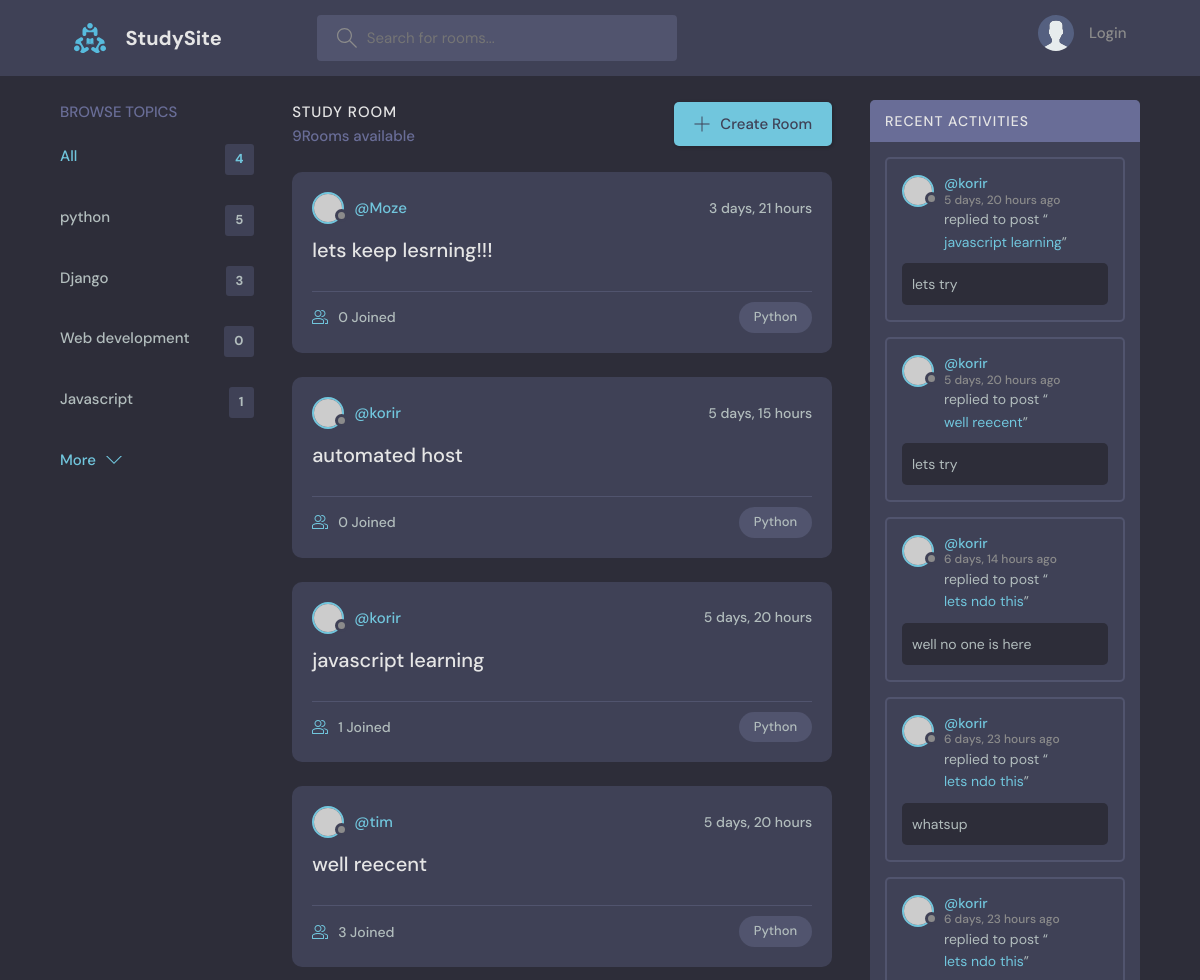
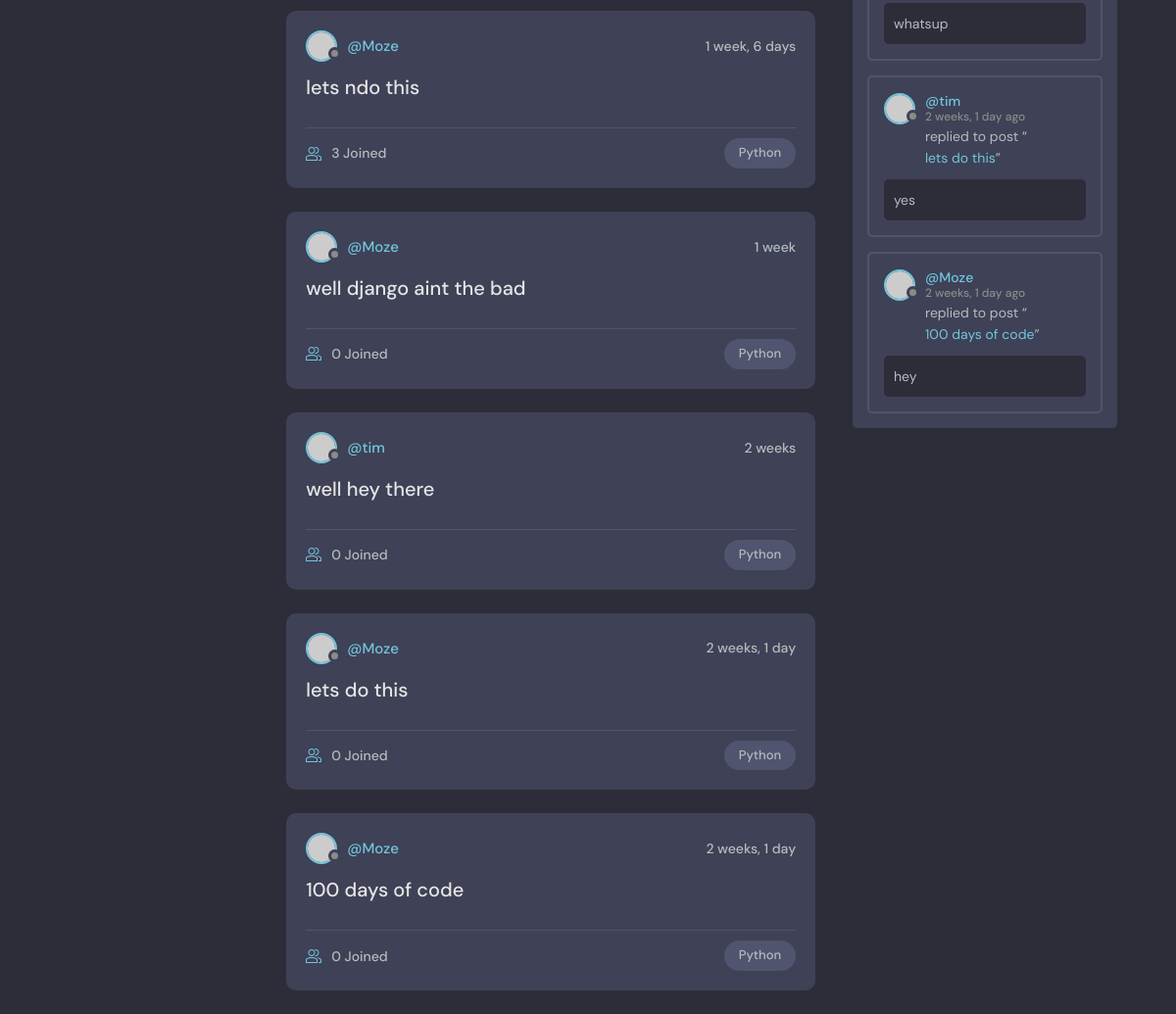
The page / on the database its author committed (2 pictures, top to bottom).
### base/models.py (models this page shows, shortened)
class Topic(models.Model):
    name = models.CharField(max_length=200)

class Room(models.Model):
    host =models.ForeignKey(User,on_delete=models.CASCADE)
    topic =models.ForeignKey(Topic,on_delete=models.SET_NULL,null=True)
    name = models.CharField(max_length=200)
    description = models.TextField(null=True,blank=True)
    participants = models.ManyToManyField(User,related_name='participants',blank=True)
    updated = models.DateTimeField(auto_now=True)
    created = models.DateTimeField(auto_now_add=True)
    class Meta:
        ordering = ['-updated','-created']
    def __str__(self):
        return self.name

class Message(models.Model):
    user = models.ForeignKey(User,on_delete=models.CASCADE)
    room = models.ForeignKey(Room, on_delete=models.CASCADE)
    body = models.TextField()
    updated = models.DateTimeField(auto_now=True)
    created = models.DateTimeField(auto_now_add=True)
    class Meta:
        ordering = ['-updated','-created']

### base/views.py (the view)
# urls.py: path('', views.home,name="home"),
def home(request):
    q = request.GET.get('q') if request.GET.get('q') !=None else ''
    rooms = Room.objects.filter(
        Q(topic__name__icontains=q)|
        Q(name__icontains=q)|
         Q(description__icontains=q)
        )
    topics = Topic.objects.all()
    room_count = rooms.count()
    room_messages = Message.objects.filter(Q(room__topic__name__icontains=q))
    context = {'rooms':rooms,'topics':topics,'room_count':room_count,'room_messages':room_messages}
    return render(request,'base/home.html',context)

### base/templates/base/home.html (shortened to what this page needs)
{% extends 'main.html' %}
{% block content %}
    <main class="layout layout--3">
      <div class="container">
        {% include 'base/topic_components.html' %}
        <div class="roomList">
          <div class="roomList__header">
            <div>
              <h2>Study Room</h2>
              <p>{{room_count }}Rooms available</p>
            </div>
            <a class="btn btn--main" href="{%url 'create-room' %}">
              <svg version="1.1" xmlns="http://www.w3.org/2000/svg" width="32" height="32" viewBox="0 0 32 32">
                <title>add</title>
                <path
                  d="M16.943 0.943h-1.885v14.115h-14.115v1.885h14.115v14.115h1.885v-14.115h14.115v-1.885h-14.115v-14.115z"
                ></path>
              </svg>
              Create Room
            </a>
          </div>
          {% include 'base/feed_component.html' %}
        </div>
        {% include 'base/activity_component.html' %}
      </div>
    </main>
    {% endblock %}

### base/templates/base/topic_components.html
<div class="topics">
    <div class="topics__header">
      <h2>Browse Topics</h2>
    </div>
    <ul class="topics__list">
      <li>
        <a href="{% url 'home' %}" class="active">All <span>{{topics.count}}</span></a>
      </li>
      {% for topic in topics %}
      <li>
        <a href="{% url 'home' %}?q={{topic.name}}">{{topic.name}} <span>{{topic.room_set.all.count}}</span></a>
      </li>
      {% endfor %}
    </ul>
    <a class="btn btn--link" href="topics.html">
      More
      <svg version="1.1" xmlns="http://www.w3.org/2000/svg" width="32" height="32" viewBox="0 0 32 32">
        <title>chevron-down</title>
        <path d="M16 21l-13-13h-3l16 16 16-16h-3l-13 13z"></path>
      </svg>
    </a>
  </div>

### base/templates/base/feed_component.html
{% for room in rooms%}
<div class="roomListRoom">
    <div class="roomListRoom__header">
      <a href="{% url 'user-profile' room.host.id %}" class="roomListRoom__author">
        <div class="avatar avatar--small">
          <img src="https://randomuser.me/api/portraits/women/11.jpg" />
        </div>
        <span>@{{room.host.username}}</span>
      </a>
      <div class="roomListRoom__actions">
        <span>{{room.created|timesince}}</span>
      </div>
    </div>
    <div class="roomListRoom__content">
      <a href="{%url 'room' room.id%}">{{room.name}}</a>
    </div>
    <div class="roomListRoom__meta">
      <a href="{%url 'room' room.id%}" class="roomListRoom__joined">
        <svg version="1.1" xmlns="http://www.w3.org/2000/svg" width="32" height="32" viewBox="0 0 32 32">
          <title>{{room.topic.name}}</title>
          <path
            d="M30.539 20.766c-2.69-1.547-5.75-2.427-8.92-2.662 0.649 0.291 1.303 0.575 1.918 0.928 0.715 0.412 1.288 1.005 1.71 1.694 1.507 0.419 2.956 1.003 4.298 1.774 0.281 0.162 0.456 0.487 0.456 0.85v4.65h-4v2h5c0.553 0 1-0.447 1-1v-5.65c0-1.077-0.56-2.067-1.461-2.584z"
          ></path>
          <path
            d="M22.539 20.766c-6.295-3.619-14.783-3.619-21.078 0-0.901 0.519-1.461 1.508-1.461 2.584v5.65c0 0.553 0.447 1 1 1h22c0.553 0 1-0.447 1-1v-5.651c0-1.075-0.56-2.064-1.461-2.583zM22 28h-20v-4.65c0-0.362 0.175-0.688 0.457-0.85 5.691-3.271 13.394-3.271 19.086 0 0.282 0.162 0.457 0.487 0.457 0.849v4.651z"
          ></path>
          <path
            d="M19.502 4.047c0.166-0.017 0.33-0.047 0.498-0.047 2.757 0 5 2.243 5 5s-2.243 5-5 5c-0.168 0-0.332-0.030-0.498-0.047-0.424 0.641-0.944 1.204-1.513 1.716 0.651 0.201 1.323 0.331 2.011 0.331 3.859 0 7-3.141 7-7s-3.141-7-7-7c-0.688 0-1.36 0.131-2.011 0.331 0.57 0.512 1.089 1.075 1.513 1.716z"
          ></path>
          <path
            d="M12 16c3.859 0 7-3.141 7-7s-3.141-7-7-7c-3.859 0-7 3.141-7 7s3.141 7 7 7zM12 4c2.757 0 5 2.243 5 5s-2.243 5-5 5-5-2.243-5-5c0-2.757 2.243-5 5-5z"
          ></path>
        </svg>
        {{room.participants.all.count}} Joined
      </a>
      <p class="roomListRoom__topic">Python</p>
    </div>
  </div>
    {%endfor%}

### base/templates/base/activity_component.html (shortened to what this page needs)
<div class="activities">
    <div class="activities__header">
      <h2>Recent Activities</h2>
    </div>
    {% for message in room_messages %}
    <div class="activities__box">
      <div class="activities__boxHeader roomListRoom__header">
        <a href="{% url 'user-profile' message.user.id %}" class="roomListRoom__author">
          <div class="avatar avatar--small">
            <img src="https://randomuser.me/api/portraits/women/11.jpg" />
          </div>
          <p>
            @{{message.user}}
            <span>{{message.created|timesince}} ago</span>
          </p>
        </a>
      </div>
      <div class="activities__boxContent">
        <p>replied to post “<a href="{% url 'room' message.room.id %}">{{message.room}}</a>”</p>
        <div class="activities__boxRoomContent">
            {{message.body}}
        </div>
      </div>
    </div>
    {% endfor %}
  </div>

### rows shown on the page
Topic: name "python", room_set.all.count "5"
Topic: name "Django", room_set.all.count "3"
Topic: name "Web development", room_set.all.count "0"
Topic: name "Javascript", room_set.all.count "1"
Room: host.username "Moze", created "3 days, 21 hours", name "lets keep lesrning!!!", participants.all.count "0"
Room: host.username "korir", created "5 days, 15 hours", name "automated host", participants.all.count "0"
Room: host.username "korir", created "5 days, 20 hours", name "javascript learning", participants.all.count "1"
Room: host.username "tim", created "5 days, 20 hours", name "well reecent", participants.all.count "3"
Room: host.username "Moze", created "1 week, 6 days", name "lets ndo this", participants.all.count "3"
Room: host.username "Moze", created "1 week", name "well django aint the bad", participants.all.count "0"
Room: host.username "tim", created "2 weeks", name "well hey there", participants.all.count "0"
Room: host.username "Moze", created "2 weeks, 1 day", name "lets do this", participants.all.count "0"
Room: host.username "Moze", created "2 weeks, 1 day", name "100 days of code", participants.all.count "0"
Message: user "korir", created "5 days, 20 hours", room "javascript learning", body "lets try"
Message: user "korir", created "5 days, 20 hours", room "well reecent", body "lets try"
Message: user "korir", created "6 days, 14 hours", room "lets ndo this", body "well no one is here"
Message: user "korir", created "6 days, 23 hours", room "lets ndo this", body "whatsup"
Message: user "korir", created "6 days, 23 hours", room "lets ndo this", body "whatsup"
Message: user "tim", created "2 weeks, 1 day", room "lets do this", body "yes"
Message: user "Moze", created "2 weeks, 1 day", room "100 days of code", body "hey"

### other values the page prints
{{ topics.count }} "4"
{{ room_count }} "9"
